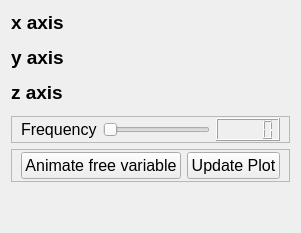
         <widget class="QWidget" name="plot3d_tab">
          <property name="sizePolicy">
           <sizepolicy hsizetype="Expanding" vsizetype="Expanding">
            <horstretch>1</horstretch>
            <verstretch>1</verstretch>
           </sizepolicy>
          </property>
          <attribute name="title">
           <string>3D Plot</string>
          </attribute>
          <attribute name="toolTip">
           <string>Plot a three-dimensional surface of selected results</string>
          </attribute>
          <layout class="QVBoxLayout" name="verticalLayout">
           <item>
            <widget class="QLabel" name="xAxis_l">
             <property name="font">
              <font>
               <pointsize>14</pointsize>
               <bold>true</bold>
               <strikeout>false</strikeout>
               <kerning>true</kerning>
              </font>
             </property>
             <property name="text">
              <string>x axis</string>
             </property>
            </widget>
           </item>
           <item>
            <widget class="variable_from_to_scale_widget" name="xAxisGridPlotOtions">
             <property name="frameShape">
              <enum>QFrame::Shape::StyledPanel</enum>
             </property>
             <property name="frameShadow">
              <enum>QFrame::Shadow::Raised</enum>
             </property>
            </widget>
           </item>
           <item>
            <widget class="QLabel" name="yAxis_l">
             <property name="sizePolicy">
              <sizepolicy hsizetype="Expanding" vsizetype="Expanding">
               <horstretch>1</horstretch>
               <verstretch>0</verstretch>
              </sizepolicy>
             </property>
             <property name="font">
              <font>
               <pointsize>14</pointsize>
               <bold>true</bold>
               <strikeout>false</strikeout>
               <kerning>true</kerning>
              </font>
             </property>
             <property name="text">
              <string>y axis</string>
             </property>
            </widget>
           </item>
           <item>
            <widget class="variable_from_to_scale_widget" name="xAxisGridPlotOtions_2">
             <property name="frameShape">
              <enum>QFrame::Shape::StyledPanel</enum>
             </property>
             <property name="frameShadow">
              <enum>QFrame::Shadow::Raised</enum>
             </property>
            </widget>
           </item>
           <item>
            <widget class="QLabel" name="zAxis_l">
             <property name="font">
              <font>
               <pointsize>14</pointsize>
               <bold>true</bold>
               <strikeout>false</strikeout>
               <kerning>true</kerning>
              </font>
             </property>
             <property name="text">
              <string>z axis</string>
             </property>
            </widget>
           </item>
           <item>
            <widget class="variable_from_to_scale_widget" name="xAxisGridPlotOtions_3">
             <property name="frameShape">
              <enum>QFrame::Shape::StyledPanel</enum>
             </property>
             <property name="frameShadow">
              <enum>QFrame::Shadow::Raised</enum>
             </property>
            </widget>
           </item>
           <item>
            <widget class="QFrame" name="freqSelect_f">
             <property name="font">
              <font>
               <pointsize>12</pointsize>
               <strikeout>false</strikeout>
               <kerning>true</kerning>
              </font>
             </property>
             <property name="frameShape">
              <enum>QFrame::Shape::StyledPanel</enum>
             </property>
             <property name="frameShadow">
              <enum>QFrame::Shadow::Raised</enum>
             </property>
             <layout class="QHBoxLayout" name="horizontalLayout_2">
              <property name="topMargin">
               <number>1</number>
              </property>
              <property name="bottomMargin">
               <number>1</number>
              </property>
              <item>
               <widget class="QLabel" name="frequency_l">
                <property name="font">
                 <font>
                  <pointsize>12</pointsize>
                  <strikeout>false</strikeout>
                  <kerning>true</kerning>
                 </font>
                </property>
                <property name="text">
                 <string>Frequency</string>
                </property>
               </widget>
              </item>
              <item>
               <widget class="QSlider" name="frequency_slider">
                <property name="orientation">
                 <enum>Qt::Orientation::Horizontal</enum>
                </property>
               </widget>
              </item>
              <item>
               <widget class="QLCDNumber" name="currentFrequency_l"/>
              </item>
             </layout>
            </widget>
           </item>
           <item>
            <widget class="QFrame" name="plotCommands_f">
             <property name="frameShape">
              <enum>QFrame::Shape::StyledPanel</enum>
             </property>
             <property name="frameShadow">
              <enum>QFrame::Shadow::Raised</enum>
             </property>
             <layout class="QHBoxLayout" name="horizontalLayout_3">
              <property name="topMargin">
               <number>2</number>
              </property>
              <property name="bottomMargin">
               <number>2</number>
              </property>
              <item>
               <widget class="QPushButton" name="animatePlot_button">
                <property name="font">
                 <font>
                  <pointsize>12</pointsize>
                  <strikeout>false</strikeout>
                  <kerning>true</kerning>
                 </font>
                </property>
                <property name="text">
                 <string>Animate free variable</string>
                </property>
               </widget>
              </item>
              <item>
               <widget class="QPushButton" name="updatePlot_button">
                <property name="font">
                 <font>
                  <pointsize>12</pointsize>
                  <strikeout>false</strikeout>
                  <kerning>true</kerning>
                 </font>
                </property>
                <property name="text">
                 <string>Update Plot</string>
                </property>
               </widget>
              </item>
             </layout>
            </widget>
           </item>
           <item>
            <spacer name="verticalSpacer_3">
             <property name="orientation">
              <enum>Qt::Orientation::Vertical</enum>
             </property>
             <property name="sizeHint" stdset="0">
              <size>
               <width>20</width>
               <height>40</height>
              </size>
             </property>
            </spacer>
           </item>
          </layout>
         </widget>
